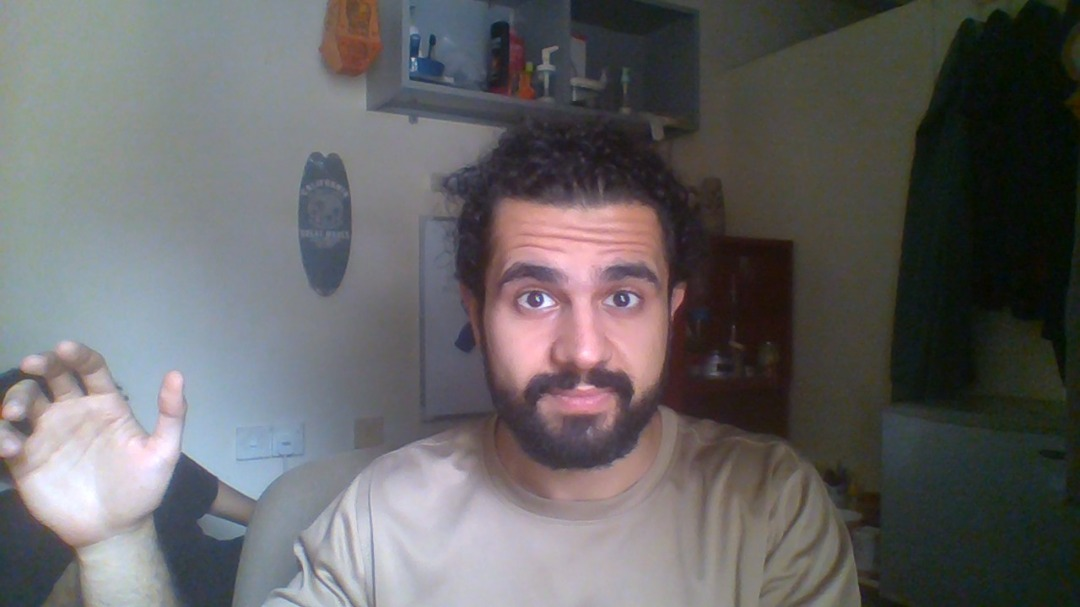
#> input picture me3.jpeg, 1080 x 607 px
$ python Assignment1.py   (older library calls are emulated)
#> lines starting #> are read from the running program, lines starting #| are printed output that depends on the picture; after the words box and inside, x2 and y2 are one past the last pixel; in counts of white or black regions, pixels touching at a corner belong together
# -*- coding: utf-8 -*-
"""Untitled0.ipynb

Automatically generated by Colaboratory.

Original file is located at
    https://colab.research.google.com/drive/1Ts2j2-3v7Y3Sqx0f_a8Z1hODsHrMLKe-
"""

import cv2
# from PIL import Image
import numpy as np
import matplotlib.pyplot as plt

#mount google drive to colab environment
me1 = cv2.imread("me3.jpeg")
#> me1 is the input picture: shape (607, 1080, 3); mean B, G, R 100.8, 99.8, 101.2
me2 = cv2.imread("me2.jpeg")
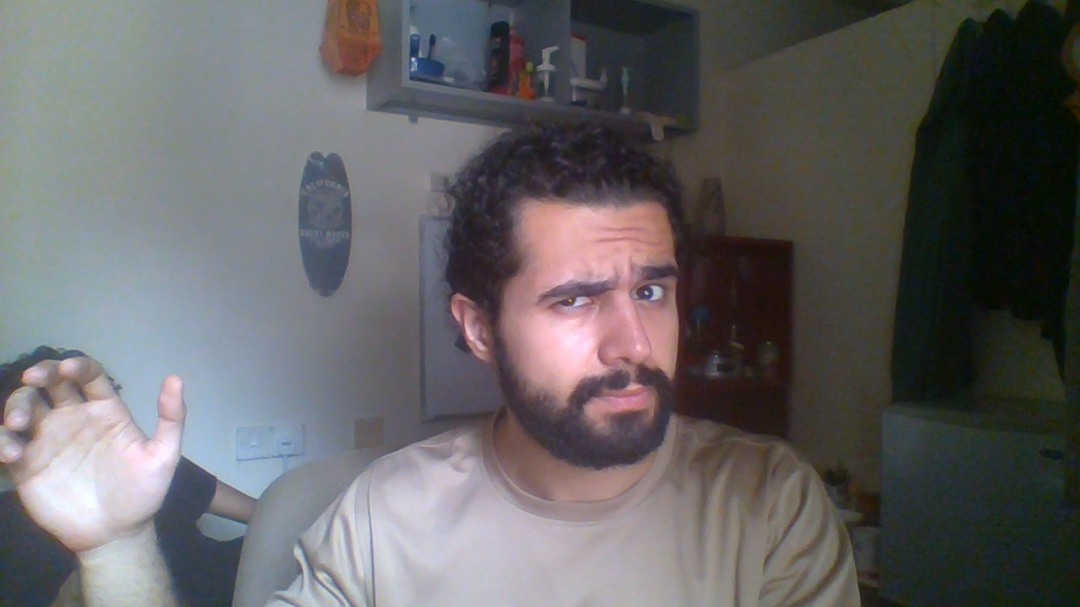
#> input picture me2.jpeg, 1080 x 607 px
#> me2 is the input picture: shape (607, 1080, 3); mean B, G, R 100.7, 99.7, 101
me3 = cv2.imread("me1.jpeg")
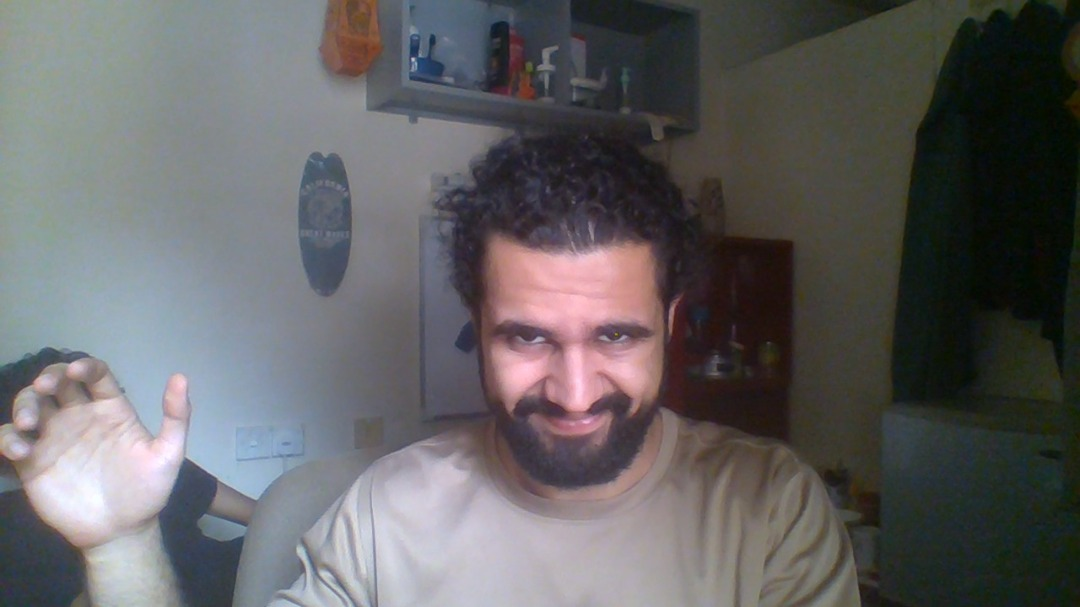
#> input picture me1.jpeg, 1080 x 607 px
#> me3 is the input picture: shape (607, 1080, 3); mean B, G, R 99.4, 98.2, 99.2

kernel = np.ones((3,3), np.float32)/20
grayImage1 = cv2.cvtColor(me1,cv2.COLOR_RGB2GRAY)
convolvedImg = cv2.filter2D(grayImage1, -1,kernel)
(thresh, blackAndWhiteImage) = cv2.threshold(grayImage1, 120, 255, cv2.THRESH_BINARY)
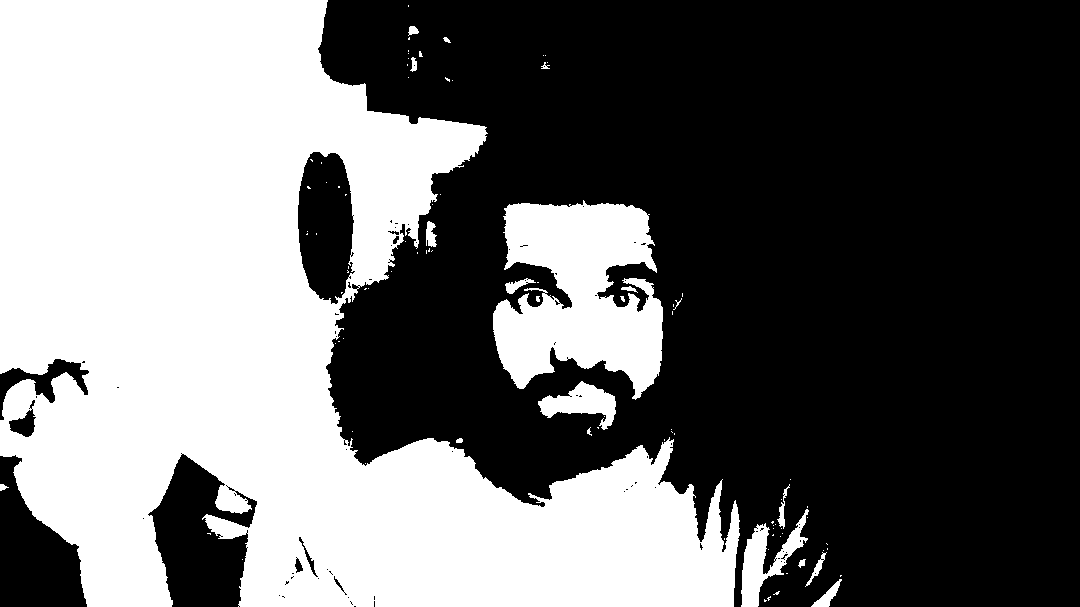
#> blackAndWhiteImage: shape (607, 1080); 42.1% white; 95 white regions (75 under 20 px), largest, box (x1, y1, x2, y2) and area: (0, 0, 740, 607) 247795, (493, 200, 663, 400) 22546, (741, 509, 809, 607) 2285
#image1
imgBlur1 = cv2.GaussianBlur(blackAndWhiteImage,(7,7),100)
grayImage2 = cv2.cvtColor(me2,cv2.COLOR_RGB2GRAY)
convolvedImg = cv2.filter2D(grayImage2, -1,kernel)
(thresh, blackAndWhiteImage) = cv2.threshold(grayImage2, 120, 255, cv2.THRESH_BINARY)
#> blackAndWhiteImage: shape (607, 1080); 42.1% white; 100 white regions (83 under 20 px), largest, box (x1, y1, x2, y2) and area: (0, 0, 739, 607) 247621, (506, 201, 678, 406) 23530, (740, 512, 807, 607) 2223
#image2
imgBlur2 = cv2.GaussianBlur(blackAndWhiteImage,(7,7),5)
grayImage3 = cv2.cvtColor(me3,cv2.COLOR_RGB2GRAY)
convolvedImg = cv2.filter2D(grayImage3, -1,kernel)
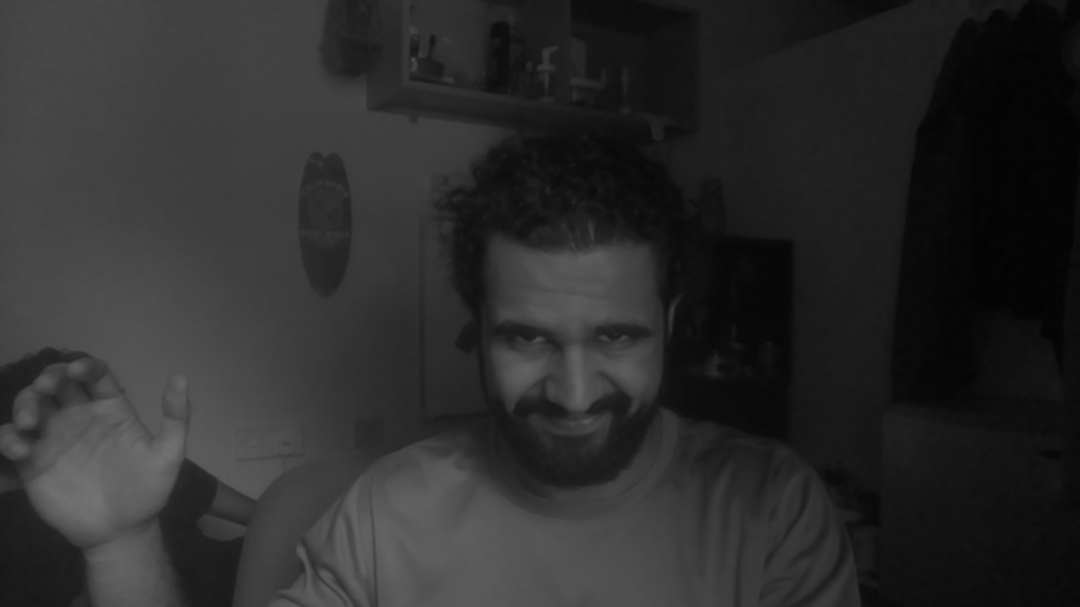
#> convolvedImg: shape (607, 1080); min 2, max 114, mean 44.4
(thresh, blackAndWhiteImage) = cv2.threshold(grayImage3, 120, 255, cv2.THRESH_BINARY)
#> blackAndWhiteImage: shape (607, 1080); 41% white; 100 white regions (87 under 20 px), largest, box (x1, y1, x2, y2) and area: (0, 0, 740, 607) 244238, (492, 242, 657, 435) 21426, (741, 511, 807, 607) 1972
#image3
imgBlur3 = cv2.GaussianBlur(blackAndWhiteImage,(7,7),5)
kernel = np.ones((3,3), np.float32)/20 # box filter

# canny
imgCanny1 = cv2.Canny(imgBlur1,100,100)
#> imgCanny1: shape (607, 1080); 1.4% white in thin lines or dots, all inside (x1, y1, x2, y2) = (0, 0, 845, 607)
imgCanny2 = cv2.Canny(imgBlur2,100,100)
#> imgCanny2: shape (607, 1080); 1.1% white in thin lines or dots, all inside (x1, y1, x2, y2) = (0, 0, 844, 607)
imgCanny3 = cv2.Canny(imgBlur3,100,100)
#> imgCanny3: shape (607, 1080); 1.1% white in thin lines or dots, all inside (x1, y1, x2, y2) = (0, 0, 841, 607)
# sobel
sobelx = cv2.Sobel(imgBlur1, cv2.CV_8U,1,0,ksize=3)
sobely = cv2.Sobel(imgBlur1, cv2.CV_8U,0,1,ksize=3)
imgSobel1 = sobelx + sobely
sobelx = cv2.Sobel(imgBlur2, cv2.CV_8U,1,0,ksize=3)
sobely = cv2.Sobel(imgBlur2, cv2.CV_8U,0,1,ksize=3)
imgSobel2 = sobelx + sobely
sobelx = cv2.Sobel(imgBlur3, cv2.CV_8U,1,0,ksize=3)
sobely = cv2.Sobel(imgBlur3, cv2.CV_8U,0,1,ksize=3)
imgSobel3 = sobelx + sobely


plt.imshow(imgCanny1)

plt.imshow(imgCanny2)

plt.imshow(imgCanny3)

plt.imshow(imgSobel1)

plt.imshow(imgSobel2)

plt.imshow(imgSobel3)

imgBlur1 = cv2.GaussianBlur(grayImage1,(9,9),50)
# [6 lines of commented-out code are left out]


plt.imshow(imgBlur1)

imgBlur2 = cv2.GaussianBlur(grayImage2,(9,9),50)
# [6 lines of commented-out code are left out]


plt.imshow(imgBlur2)

imgBlur3 = cv2.GaussianBlur(grayImage3,(9,9),50)
# median = cv2.medianBlur(img,5)


# Displaying the converted image
# pil_img = Image.fromarray(imgBlur)
# pil_img.show()


plt.imshow(imgBlur3)

from google.colab import drive
drive.mount('/content/drive')

import cv2
import numpy as np
import matplotlib.pyplot as plt

image = cv2.imread('coins.jpg')
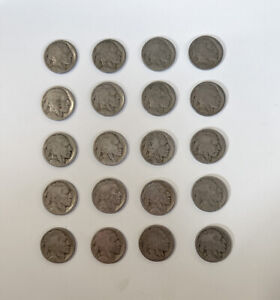
#> input picture coins.jpg, 280 x 300 px
#> image is the input picture: shape (300, 280, 3); mean B, G, R 176.1, 181.9, 185.5
gray = cv2.cvtColor(image, cv2.COLOR_BGR2GRAY)
plt.imshow(gray, cmap='gray');

blur = cv2.GaussianBlur(gray, (11,11), 0)
plt.imshow(blur, cmap='gray')

canny = cv2.Canny(blur, 30, 150, 3)
#> canny: shape (300, 280); 3.1% white in thin lines or dots, all inside (x1, y1, x2, y2) = (40, 35, 232, 265)
plt.imshow(canny, cmap='gray')

dilated = cv2.dilate(canny, (1,1), iterations = 2)
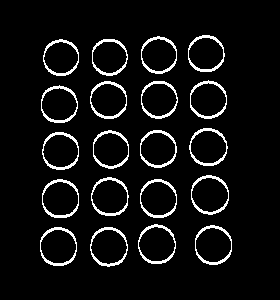
#> dilated: shape (300, 280); 6.5% white in thin lines or dots, all inside (x1, y1, x2, y2) = (40, 35, 232, 267)
plt.imshow(dilated, cmap='gray')

(cnt, heirarchy) = cv2.findContours(dilated.copy(), cv2.RETR_EXTERNAL, cv2.CHAIN_APPROX_NONE)
#> cnt = 20 contours; largest, box (x1, y1, x2, y2) and area: (191, 175, 229, 215) 1153, (138, 224, 176, 264) 1148, (90, 227, 128, 267) 1143, (195, 225, 232, 265) 1142, (42, 179, 79, 218) 1134
rgb = cv2.cvtColor(image, cv2.COLOR_BGR2RGB)
cv2.drawContours(rgb, cnt, -1, (0,255,0), 2)
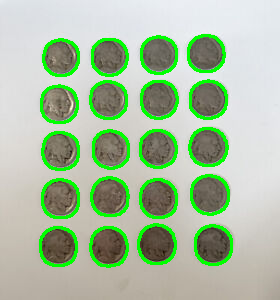
#> rgb: shape (300, 280, 3); mean R, G, B 168.9, 190.2, 160.5

plt.imshow(rgb)


print('the number of coins is: ', len(cnt))
#| the number of coins is:  20
plt.show()
